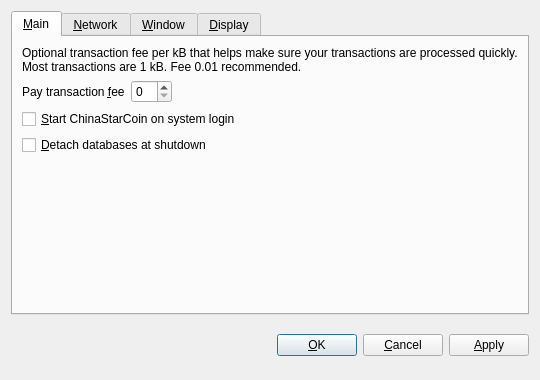
<?xml version="1.0" encoding="UTF-8"?>
<ui version="4.0">
 <class>OptionsDialog</class>
 <widget class="QDialog" name="OptionsDialog">
  <property name="geometry">
   <rect>
    <x>0</x>
    <y>0</y>
    <width>540</width>
    <height>380</height>
   </rect>
  </property>
  <property name="windowTitle">
   <string>Options</string>
  </property>
  <property name="modal">
   <bool>true</bool>
  </property>
  <layout class="QVBoxLayout" name="verticalLayout">
   <item>
    <widget class="QTabWidget" name="tabWidget">
     <property name="tabPosition">
      <enum>QTabWidget::North</enum>
     </property>
     <property name="currentIndex">
      <number>0</number>
     </property>
     <widget class="QWidget" name="tabMain">
      <attribute name="title">
       <string>&amp;Main</string>
      </attribute>
      <layout class="QVBoxLayout" name="verticalLayout_Main">
       <item>
        <widget class="QLabel" name="transactionFeeInfoLabel">
         <property name="text">
          <string>Optional transaction fee per kB that helps make sure your transactions are processed quickly. Most transactions are 1 kB. Fee 0.01 recommended.</string>
         </property>
         <property name="textFormat">
          <enum>Qt::PlainText</enum>
         </property>
         <property name="wordWrap">
          <bool>true</bool>
         </property>
        </widget>
       </item>
       <item>
        <layout class="QHBoxLayout" name="horizontalLayout_Main">
         <item>
          <widget class="QLabel" name="transactionFeeLabel">
           <property name="text">
            <string>Pay transaction &amp;fee</string>
           </property>
           <property name="textFormat">
            <enum>Qt::PlainText</enum>
           </property>
           <property name="buddy">
            <cstring>transactionFee</cstring>
           </property>
          </widget>
         </item>
         <item>
          <widget class="BitcoinAmountField" name="transactionFee"/>
         </item>
         <item>
          <spacer name="horizontalSpacer_Main">
           <property name="orientation">
            <enum>Qt::Horizontal</enum>
           </property>
           <property name="sizeHint" stdset="0">
            <size>
             <width>40</width>
             <height>20</height>
            </size>
           </property>
          </spacer>
         </item>
        </layout>
       </item>
       <item>
        <widget class="QCheckBox" name="bitcoinAtStartup">
         <property name="toolTip">
          <string>Automatically start ChinaStarCoin after logging in to the system.</string>
         </property>
         <property name="text">
          <string>&amp;Start ChinaStarCoin on system login</string>
         </property>
        </widget>
       </item>
       <item>
        <widget class="QCheckBox" name="detachDatabases">
         <property name="toolTip">
          <string>Detach block and address databases at shutdown. This means they can be moved to another data directory, but it slows down shutdown. The wallet is always detached.</string>
         </property>
         <property name="text">
          <string>&amp;Detach databases at shutdown</string>
         </property>
        </widget>
       </item>
       <item>
        <spacer name="verticalSpacer_Main">
         <property name="orientation">
          <enum>Qt::Vertical</enum>
         </property>
         <property name="sizeHint" stdset="0">
          <size>
           <width>20</width>
           <height>40</height>
          </size>
         </property>
        </spacer>
       </item>
      </layout>
     </widget>
     <widget class="QWidget" name="tabNetwork">
      <attribute name="title">
       <string>&amp;Network</string>
      </attribute>
      <layout class="QVBoxLayout" name="verticalLayout_Network">
       <item>
        <widget class="QCheckBox" name="mapPortUpnp">
         <property name="toolTip">
          <string>Automatically open the ChinaStarCoin client port on the router. This only works when your router supports UPnP and it is enabled.</string>
         </property>
         <property name="text">
          <string>Map port using &amp;UPnP</string>
         </property>
        </widget>
       </item>
       <item>
        <widget class="QCheckBox" name="connectSocks">
         <property name="toolTip">
          <string>Connect to the ChinaStarCoin network through a SOCKS proxy (e.g. when connecting through Tor).</string>
         </property>
         <property name="text">
          <string>&amp;Connect through SOCKS proxy:</string>
         </property>
        </widget>
       </item>
       <item>
        <layout class="QHBoxLayout" name="horizontalLayout_Network">
         <item>
          <widget class="QLabel" name="proxyIpLabel">
           <property name="text">
            <string>Proxy &amp;IP:</string>
           </property>
           <property name="textFormat">
            <enum>Qt::PlainText</enum>
           </property>
           <property name="buddy">
            <cstring>proxyIp</cstring>
           </property>
          </widget>
         </item>
         <item>
          <widget class="QValidatedLineEdit" name="proxyIp">
           <property name="maximumSize">
            <size>
             <width>140</width>
             <height>16777215</height>
            </size>
           </property>
           <property name="toolTip">
            <string>IP address of the proxy (e.g. 127.0.0.1)</string>
           </property>
          </widget>
         </item>
         <item>
          <widget class="QLabel" name="proxyPortLabel">
           <property name="text">
            <string>&amp;Port:</string>
           </property>
           <property name="textFormat">
            <enum>Qt::PlainText</enum>
           </property>
           <property name="buddy">
            <cstring>proxyPort</cstring>
           </property>
          </widget>
         </item>
         <item>
          <widget class="QLineEdit" name="proxyPort">
           <property name="maximumSize">
            <size>
             <width>55</width>
             <height>16777215</height>
            </size>
           </property>
           <property name="toolTip">
            <string>Port of the proxy (e.g. 9050)</string>
           </property>
          </widget>
         </item>
         <item>
          <widget class="QLabel" name="socksVersionLabel">
           <property name="text">
            <string>SOCKS &amp;Version:</string>
           </property>
           <property name="textFormat">
            <enum>Qt::PlainText</enum>
           </property>
           <property name="buddy">
            <cstring>socksVersion</cstring>
           </property>
          </widget>
         </item>
         <item>
          <widget class="QValueComboBox" name="socksVersion">
           <property name="toolTip">
            <string>SOCKS version of the proxy (e.g. 5)</string>
           </property>
          </widget>
         </item>
         <item>
          <spacer name="horizontalSpacer_Network">
           <property name="orientation">
            <enum>Qt::Horizontal</enum>
           </property>
           <property name="sizeHint" stdset="0">
            <size>
             <width>40</width>
             <height>20</height>
            </size>
           </property>
          </spacer>
         </item>
        </layout>
       </item>
       <item>
        <spacer name="verticalSpacer_Network">
         <property name="orientation">
          <enum>Qt::Vertical</enum>
         </property>
         <property name="sizeHint" stdset="0">
          <size>
           <width>20</width>
           <height>40</height>
          </size>
         </property>
        </spacer>
       </item>
      </layout>
     </widget>
     <widget class="QWidget" name="tabWindow">
      <attribute name="title">
       <string>&amp;Window</string>
      </attribute>
      <layout class="QVBoxLayout" name="verticalLayout_Window">
       <item>
        <widget class="QCheckBox" name="minimizeToTray">
         <property name="toolTip">
          <string>Show only a tray icon after minimizing the window.</string>
         </property>
         <property name="text">
          <string>&amp;Minimize to the tray instead of the taskbar</string>
         </property>
        </widget>
       </item>
       <item>
        <widget class="QCheckBox" name="minimizeOnClose">
         <property name="toolTip">
          <string>Minimize instead of exit the application when the window is closed. When this option is enabled, the application will be closed only after selecting Quit in the menu.</string>
         </property>
         <property name="text">
          <string>M&amp;inimize on close</string>
         </property>
        </widget>
       </item>
       <item>
        <spacer name="verticalSpacer_Window">
         <property name="orientation">
          <enum>Qt::Vertical</enum>
         </property>
         <property name="sizeHint" stdset="0">
          <size>
           <width>20</width>
           <height>40</height>
          </size>
         </property>
        </spacer>
       </item>
      </layout>
     </widget>
     <widget class="QWidget" name="tabDisplay">
      <attribute name="title">
       <string>&amp;Display</string>
      </attribute>
      <layout class="QVBoxLayout" name="verticalLayout_Display">
       <item>
        <layout class="QHBoxLayout" name="horizontalLayout_1_Display">
         <item>
          <widget class="QLabel" name="langLabel">
           <property name="text">
            <string>User Interface &amp;language:</string>
           </property>
           <property name="textFormat">
            <enum>Qt::PlainText</enum>
           </property>
           <property name="buddy">
            <cstring>lang</cstring>
           </property>
          </widget>
         </item>
         <item>
          <widget class="QValueComboBox" name="lang">
           <property name="toolTip">
            <string>The user interface language can be set here. This setting will take effect after restarting ChinaStarCoin.</string>
           </property>
          </widget>
         </item>
        </layout>
       </item>
       <item>
        <layout class="QHBoxLayout" name="horizontalLayout_2_Display">
         <item>
          <widget class="QLabel" name="unitLabel">
           <property name="text">
            <string>&amp;Unit to show amounts in:</string>
           </property>
           <property name="textFormat">
            <enum>Qt::PlainText</enum>
           </property>
           <property name="buddy">
            <cstring>unit</cstring>
           </property>
          </widget>
         </item>
         <item>
          <widget class="QValueComboBox" name="unit">
           <property name="toolTip">
            <string>Choose the default subdivision unit to show in the interface and when sending coins.</string>
           </property>
          </widget>
         </item>
        </layout>
       </item>
       <item>
        <widget class="QCheckBox" name="displayAddresses">
         <property name="toolTip">
          <string>Whether to show ChinaStarCoin addresses in the transaction list.</string>
         </property>
         <property name="text">
          <string>&amp;Display addresses in transaction list</string>
         </property>
        </widget>
       </item>
       <item>
        <widget class="QCheckBox" name="coinControlFeatures">
         <property name="toolTip">
          <string>Whether to show coin control features or not.</string>
         </property>
         <property name="text">
          <string>Display coin &amp;control features (experts only!)</string>
         </property>
        </widget>
       </item>
       <item>
        <spacer name="verticalSpacer_Display">
         <property name="orientation">
          <enum>Qt::Vertical</enum>
         </property>
         <property name="sizeHint" stdset="0">
          <size>
           <width>20</width>
           <height>40</height>
          </size>
         </property>
        </spacer>
       </item>
      </layout>
     </widget>
    </widget>
   </item>
   <item>
    <layout class="QHBoxLayout" name="horizontalLayout_Buttons">
     <item>
      <spacer name="horizontalSpacer_1">
       <property name="orientation">
        <enum>Qt::Horizontal</enum>
       </property>
       <property name="sizeHint" stdset="0">
        <size>
         <width>40</width>
         <height>48</height>
        </size>
       </property>
      </spacer>
     </item>
     <item>
      <widget class="QLabel" name="statusLabel">
       <property name="font">
        <font>
         <weight>75</weight>
         <bold>true</bold>
        </font>
       </property>
       <property name="text">
        <string/>
       </property>
       <property name="textFormat">
        <enum>Qt::PlainText</enum>
       </property>
       <property name="wordWrap">
        <bool>true</bool>
       </property>
      </widget>
     </item>
     <item>
      <spacer name="horizontalSpacer_2">
       <property name="orientation">
        <enum>Qt::Horizontal</enum>
       </property>
       <property name="sizeHint" stdset="0">
        <size>
         <width>40</width>
         <height>48</height>
        </size>
       </property>
      </spacer>
     </item>
     <item>
      <widget class="QPushButton" name="okButton">
       <property name="text">
        <string>&amp;OK</string>
       </property>
      </widget>
     </item>
     <item>
      <widget class="QPushButton" name="cancelButton">
       <property name="text">
        <string>&amp;Cancel</string>
       </property>
       <property name="autoDefault">
        <bool>false</bool>
       </property>
      </widget>
     </item>
     <item>
      <widget class="QPushButton" name="applyButton">
       <property name="text">
        <string>&amp;Apply</string>
       </property>
       <property name="autoDefault">
        <bool>false</bool>
       </property>
      </widget>
     </item>
    </layout>
   </item>
  </layout>
 </widget>
 <customwidgets>
  <customwidget>
   <class>BitcoinAmountField</class>
   <extends>QSpinBox</extends>
   <header>bitcoinamountfield.h</header>
  </customwidget>
  <customwidget>
   <class>QValueComboBox</class>
   <extends>QComboBox</extends>
   <header>qvaluecombobox.h</header>
  </customwidget>
  <customwidget>
   <class>QValidatedLineEdit</class>
   <extends>QLineEdit</extends>
   <header>qvalidatedlineedit.h</header>
  </customwidget>
 </customwidgets>
 <resources/>
 <connections/>
</ui>
